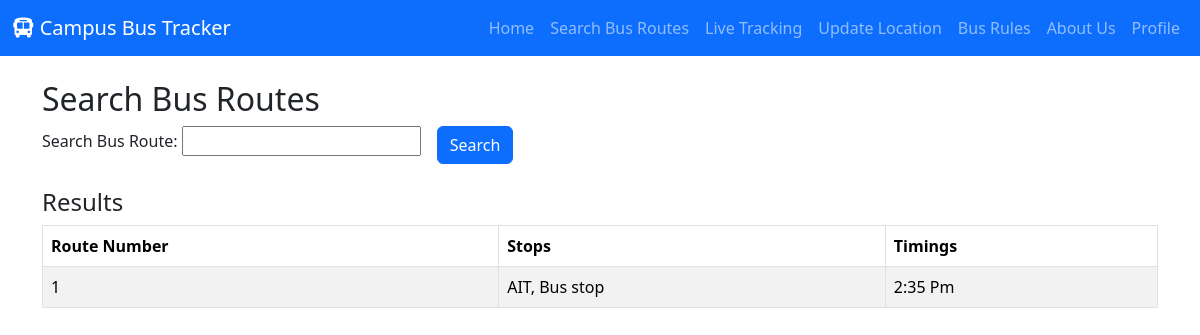
The page /bus/search/ on the database its author committed.
### bus/models.py (models this page shows, shortened)
class BusRoute(models.Model):
    route_number = models.CharField(max_length=10, unique=True)
    timings = models.CharField(max_length=100, blank=True)
    stops = models.TextField(blank=True)  # Comma-separated stop names

### bus/views.py (the view)
# urls.py: path('search/', route_search, name='route_search'),
def route_search(request):
    form = RouteSearchForm(request.GET or None)
    routes = BusRoute.objects.all()
    if form.is_valid() and form.cleaned_data['query']:
        q = form.cleaned_data['query']
        routes = routes.filter(route_number__icontains=q)
    return render(request, 'bus/route_search.html', {'form': form, 'routes': routes})

### bus/forms.py
class RouteSearchForm(forms.Form):
    query = forms.CharField(label='Search Bus Route', max_length=100, required=False)

### bus/templates/bus/route_search.html
{% extends 'base.html' %}
{% block content %}
  <div class="mt-4">
    <h2>Search Bus Routes</h2>
    <form method="get" class="row g-3 mb-4">
      <div class="col-auto">
        {{ form.query.label_tag }}
        {{ form.query }}
      </div>
      <div class="col-auto">
        <button type="submit" class="btn btn-primary">Search</button>
      </div>
    </form>
    <h4>Results</h4>
    <table class="table table-bordered table-striped">
      <thead><tr><th>Route Number</th><th>Stops</th><th>Timings</th></tr></thead>
      <tbody>
      {% for route in routes %}
        <tr>
          <td>{{ route.route_number }}</td>
          <td>{{ route.stops }}</td>
          <td>{{ route.timings }}</td>
        </tr>
      {% empty %}
        <tr><td colspan="3">No routes found.</td></tr>
      {% endfor %}
      </tbody>
    </table>
  </div>
{% endblock %}

### rows shown on the page
BusRoute: route_number "1", stops "AIT, Bus stop", timings "2:35 Pm"
